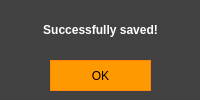
<?xml version="1.0" encoding="UTF-8"?>
<ui version="4.0">
 <class>Dialog</class>
 <widget class="QWidget" name="Dialog">
  <property name="geometry">
   <rect>
    <x>0</x>
    <y>0</y>
    <width>200</width>
    <height>100</height>
   </rect>
  </property>
  <property name="minimumSize">
   <size>
    <width>200</width>
    <height>100</height>
   </size>
  </property>
  <property name="maximumSize">
   <size>
    <width>580</width>
    <height>100</height>
   </size>
  </property>
  <property name="windowTitle">
   <string>Dialog</string>
  </property>
  <property name="styleSheet">
   <string notr="true">background-color: rgb(65, 65, 65);

color: #ffffff;</string>
  </property>
  <widget class="QLabel" name="label_10">
   <property name="geometry">
    <rect>
     <x>10</x>
     <y>10</y>
     <width>181</width>
     <height>41</height>
    </rect>
   </property>
   <property name="font">
    <font>
     <pointsize>12</pointsize>
     <weight>75</weight>
     <bold>true</bold>
    </font>
   </property>
   <property name="text">
    <string>&lt;html&gt;&lt;head/&gt;&lt;body&gt;&lt;p align=&quot;center&quot;&gt;&lt;span style=&quot; font-size:9pt;&quot;&gt;Successfully saved!&lt;/span&gt;&lt;/p&gt;&lt;/body&gt;&lt;/html&gt;</string>
   </property>
  </widget>
  <widget class="QPushButton" name="btn_ok">
   <property name="geometry">
    <rect>
     <x>50</x>
     <y>60</y>
     <width>101</width>
     <height>31</height>
    </rect>
   </property>
   <property name="cursor">
    <cursorShape>PointingHandCursor</cursorShape>
   </property>
   <property name="styleSheet">
    <string notr="true">background-color: rgb(255, 153, 0);
color: black;
border: 1px solid rgb(255, 133, 10);</string>
   </property>
   <property name="text">
    <string>OK</string>
   </property>
  </widget>
 </widget>
 <resources/>
 <connections/>
</ui>
